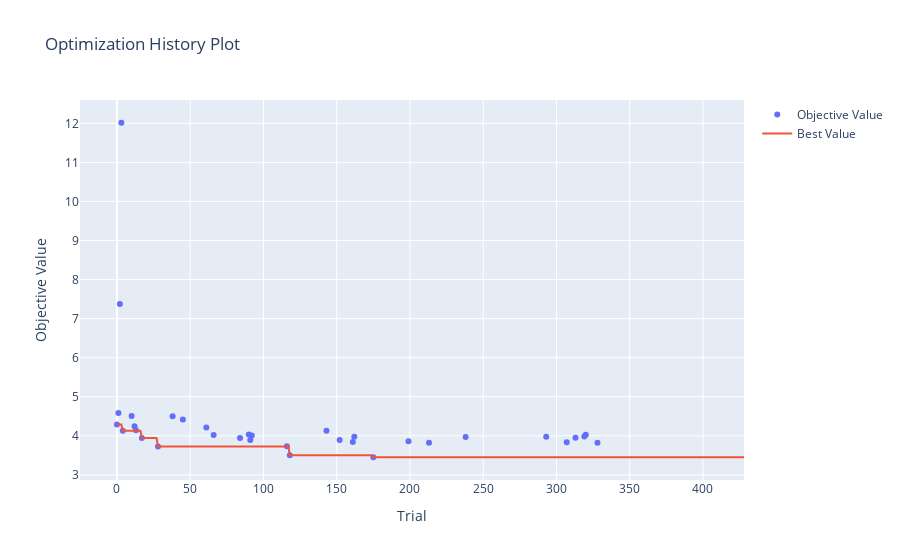

Notebook cell for this chart:
### Code cell
plot_optimization_history(study_gb)

### Figure 1 — Plotly figure (JSON) as saved in the notebook; plotly's stock layout.template omitted (floating-point values rounded to 4 significant figures; data arrays with more than 128 entries replaced by an {"elided": "..."} marker saying what was removed)
{"data": [{"mode": "markers", "name": "Objective Value", "type": "scatter", "x": [0, 1, 2, 3, 4, 10, 12, 13, 17, 28, 38, 45, 61, 66, 84, 90, 91, 92, 116, 118, 143, 152, 161, 162, 175, 199, 213, 238, 293, 307, 313, 319, 320, 328], "y": [4.288, 4.582, 7.373, 12.01, 4.133, 4.507, 4.246, 4.142, 3.943, 3.728, 4.504, 4.418, 4.211, 4.024, 3.946, 4.033, 3.892, 4.01, 3.733, 3.504, 4.128, 3.891, 3.839, 3.975, 3.452, 3.864, 3.821, 3.968, 3.977, 3.837, 3.948, 3.985, 4.025, 3.824]}, {"mode": "lines", "name": "Best Value", "type": "scatter", "x": {"elided": "429 int values"}, "y": {"elided": "429 float values"}}, {"marker": {"color": "#cccccc"}, "mode": "markers", "name": "Infeasible Trial", "showlegend": false, "type": "scatter", "x": [], "y": []}], "layout": {"title": {"text": "Optimization History Plot"}, "xaxis": {"title": {"text": "Trial"}}, "yaxis": {"title": {"text": "Objective Value"}}}}
